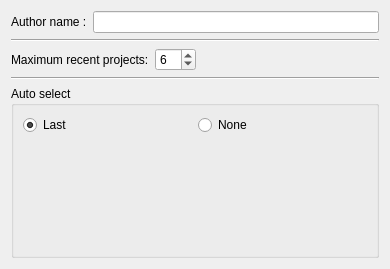
<?xml version="1.0" encoding="UTF-8"?>
<ui version="4.0">
 <class>ProjectWidgetForm</class>
 <widget class="QWidget" name="ProjectWidgetForm">
  <property name="geometry">
   <rect>
    <x>0</x>
    <y>0</y>
    <width>390</width>
    <height>269</height>
   </rect>
  </property>
  <property name="sizePolicy">
   <sizepolicy hsizetype="Ignored" vsizetype="Ignored">
    <horstretch>0</horstretch>
    <verstretch>0</verstretch>
   </sizepolicy>
  </property>
  <property name="maximumSize">
   <size>
    <width>8777215</width>
    <height>16777215</height>
   </size>
  </property>
  <property name="windowTitle">
   <string>Form</string>
  </property>
  <layout class="QGridLayout" name="gridLayout_2">
   <item row="0" column="0">
    <layout class="QVBoxLayout" name="verticalLayout_2">
     <item>
      <layout class="QHBoxLayout" name="horizontalLayout">
       <item>
        <widget class="QLabel" name="label">
         <property name="text">
          <string>Author name :</string>
         </property>
        </widget>
       </item>
       <item>
        <widget class="QLineEdit" name="m_authorLineEdit">
         <property name="text">
          <string/>
         </property>
        </widget>
       </item>
      </layout>
     </item>
     <item>
      <widget class="Line" name="line">
       <property name="orientation">
        <enum>Qt::Horizontal</enum>
       </property>
      </widget>
     </item>
     <item>
      <layout class="QHBoxLayout" name="horizontalLayout_2">
       <item>
        <widget class="QLabel" name="label_2">
         <property name="text">
          <string>Maximum recent projects:</string>
         </property>
        </widget>
       </item>
       <item>
        <widget class="QSpinBox" name="m_numRecentProjectsSpinBox">
         <property name="minimum">
          <number>1</number>
         </property>
         <property name="maximum">
          <number>10</number>
         </property>
         <property name="value">
          <number>6</number>
         </property>
        </widget>
       </item>
       <item>
        <spacer name="horizontalSpacer">
         <property name="orientation">
          <enum>Qt::Horizontal</enum>
         </property>
         <property name="sizeHint" stdset="0">
          <size>
           <width>40</width>
           <height>20</height>
          </size>
         </property>
        </spacer>
       </item>
      </layout>
     </item>
     <item>
      <widget class="Line" name="line_2">
       <property name="orientation">
        <enum>Qt::Horizontal</enum>
       </property>
      </widget>
     </item>
     <item>
      <widget class="QGroupBox" name="groupBox">
       <property name="title">
        <string>Auto select</string>
       </property>
       <layout class="QGridLayout" name="gridLayout">
        <item row="0" column="0">
         <layout class="QVBoxLayout" name="verticalLayout">
          <item>
           <layout class="QHBoxLayout" name="horizontalLayout_3">
            <item>
             <widget class="QRadioButton" name="m_lastProjectRadioButton">
              <property name="text">
               <string>Last</string>
              </property>
              <property name="checked">
               <bool>true</bool>
              </property>
             </widget>
            </item>
            <item>
             <widget class="QRadioButton" name="m_noneProjectRadioButton">
              <property name="text">
               <string>None</string>
              </property>
             </widget>
            </item>
           </layout>
          </item>
          <item>
           <spacer name="verticalSpacer">
            <property name="orientation">
             <enum>Qt::Vertical</enum>
            </property>
            <property name="sizeHint" stdset="0">
             <size>
              <width>20</width>
              <height>40</height>
             </size>
            </property>
           </spacer>
          </item>
         </layout>
        </item>
       </layout>
      </widget>
     </item>
    </layout>
   </item>
  </layout>
 </widget>
 <resources/>
 <connections/>
</ui>
